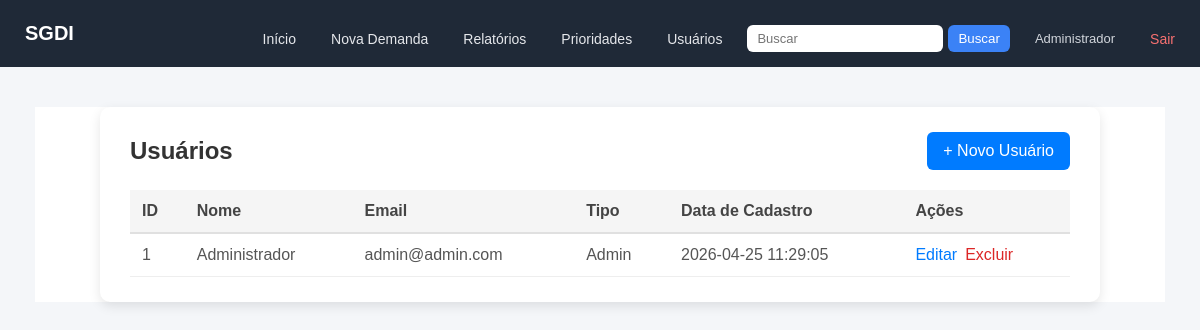
Before: /usuarios (signed in) with the older database file.
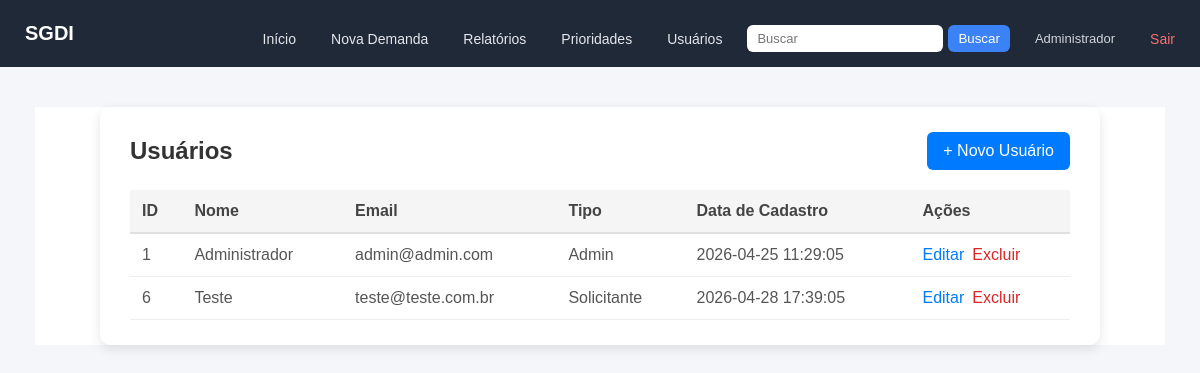
After: the same page with the newer database file.
### tables this page shows
CREATE TABLE usuarios (
            id INTEGER PRIMARY KEY AUTOINCREMENT,
            nome TEXT NOT NULL,
            email TEXT NOT NULL UNIQUE,
            senha_hash TEXT NOT NULL,
            tipo TEXT NOT NULL DEFAULT 'solicitante',
            data_criacao TEXT NOT NULL
        );

### app.py (the view)
@app.route('/usuarios')
@admin_required
def usuarios():
    conn = get_db()
    lista = conn.execute(
        'SELECT id, nome, email, tipo, data_criacao FROM usuarios ORDER BY nome'
    ).fetchall()
    conn.close()
    return render_template('usuarios.html', usuarios=lista)

### app.py (called while the page is built)
def get_db():
    conn = sqlite3.connect(DATABASE)
    conn.row_factory = sqlite3.Row
    conn.create_function("UNACCENT", 1, lambda x: unidecode(x) if x else "")
    return conn

def admin_required(f):
    @wraps(f)
    def decorated(*args, **kwargs):
        if 'usuario_id' not in session:
            flash('Faça login para continuar.')
            return redirect(url_for('login'))
        if session.get('usuario_tipo') != 'admin':
            flash('Acesso restrito a administradores.')
            return redirect(url_for('index'))
        return f(*args, **kwargs)
    return decorated

### templates/usuarios.html (shortened to what this page needs)
{% extends "base.html" %}
{% block content %}
<div class="demanda-form-wrapper">
    <div class="demanda-card">
        <div class="demanda-header">
            <h2>Usuários</h2>
            <a href="/usuarios/novo" class="demanda-btn demanda-btn-primary">
                + Novo Usuário
            </a>
        </div>
        <table class="demanda-table">
            <thead>
                <tr>
                    <th>ID</th>
                    <th>Nome</th>
                    <th>Email</th>
                    <th>Tipo</th>
                    <th>Data de Cadastro</th>
                    <th>Ações</th>
                </tr>
            </thead>
            <tbody>
                {% for usuario in usuarios %}
                <tr>
                    <td>{{ usuario['id'] }}</td>
                    <td>{{ usuario['nome'] }}</td>
                    <td>{{ usuario['email'] }}</td>
                    <td>{{ usuario['tipo'] | capitalize }}</td>
                    <td>{{ usuario['data_criacao'] }}</td>
                    <td>
                        <div class="usuario-acoes">
                            <a href="/usuarios/editar/{{ usuario['id'] }}" class="usuario-link">Editar</a>
                            <form method="POST" action="/usuarios/excluir/{{ usuario['id'] }}" onsubmit="return confirm('Deseja realmente excluir este usuário?');">
                                <button type="submit" class="usuario-link usuario-link-danger">Excluir</button>
                            </form>
                        </div>
                    </td>
                </tr>
                {% endfor %}
            </tbody>
        </table>
    </div>
</div>
{% endblock %}

### templates/base.html (shortened to what this page needs)
<!DOCTYPE html>
<html>
<head>
    <link rel="stylesheet" href="{{ url_for('static', filename='style.css') }}">
</head>
<body>
    <div class="header">
        <h1>SGDI</h1>
        <div class="menu">
            <a href="/">Início</a>
            <a href="/nova_demanda">Nova Demanda</a>
            {% if session.get('usuario_tipo') == 'admin' %}
            <a href="/relatorios">Relatórios</a>
            <a href="/prioridades">Prioridades</a>
            <a href="/usuarios">Usuários</a>
            {% endif %}
            <form action="/buscar" method="GET">
                <input type="text" name="q" placeholder="Buscar">
                <button type="submit">Buscar</button>
            </form>
            <span class="usuario-info">{{ session.get('usuario_nome', '') }}</span>
            <a href="/logout" class="menu-logout">Sair</a>
        </div>
    </div>
    <div class="container">
        {% block content %}{% endblock %}
    </div>
</body>
</html>

Changed rows visible on the page:
added usuarios: id "6", nome "Teste", email "teste@teste.com.br", tipo "Solicitante", data_criacao "2026-04-28 17:39:05"
